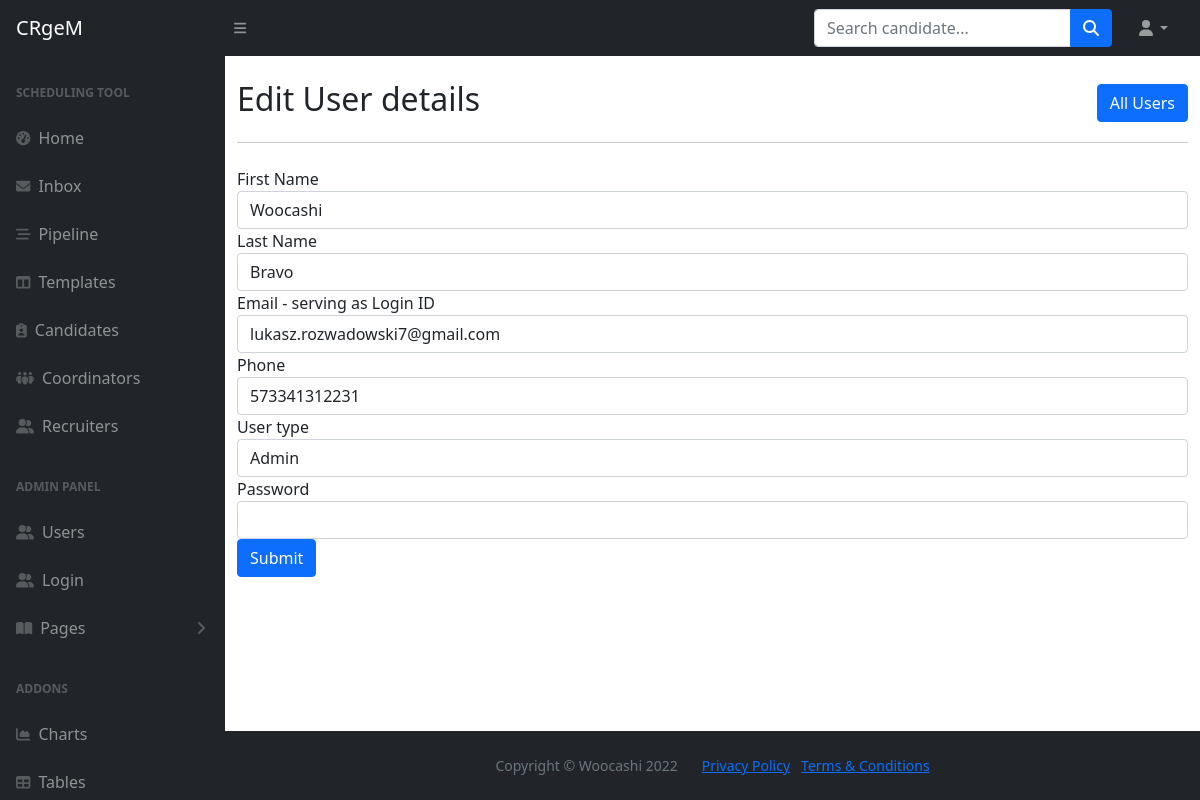
Before: /users/edit/1?form= with the older database file.
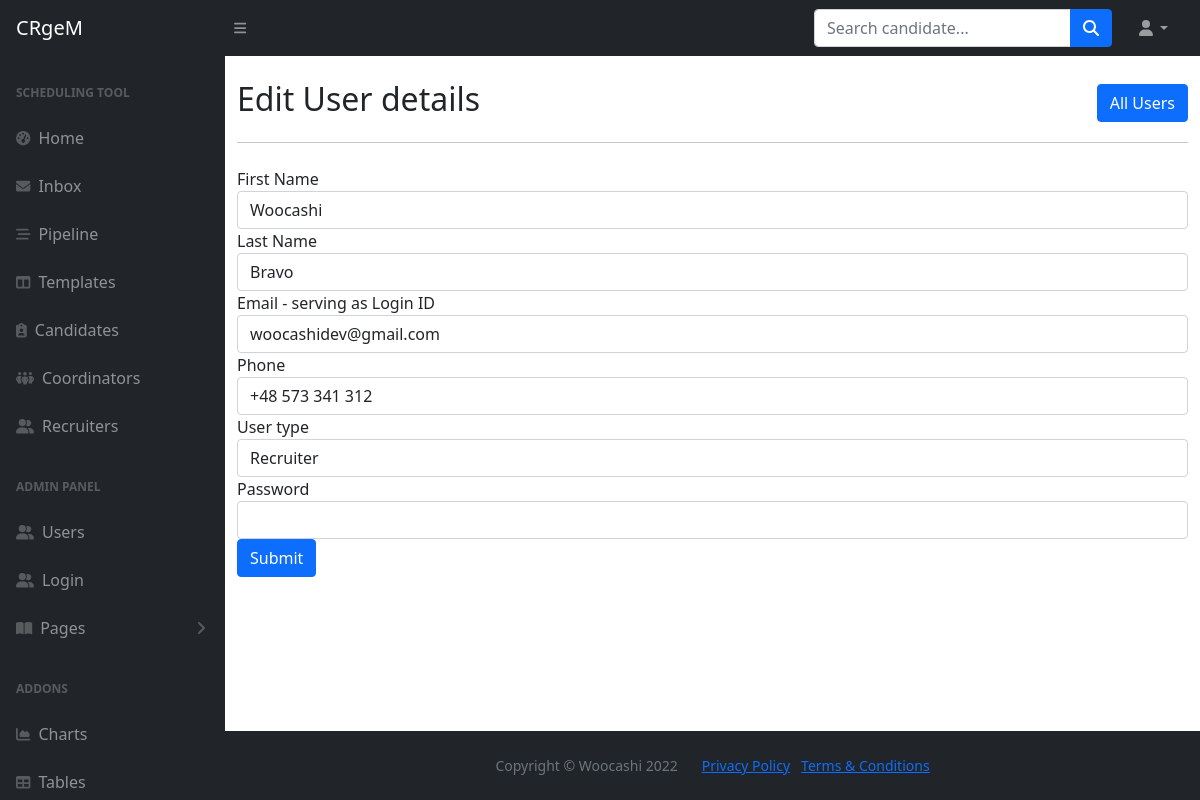
After: the same page with the newer database file.
### main.py (models this page shows)
class User(db.Model, UserMixin, Base):
    __tablename__="users"
    id = db.Column(db.Integer, primary_key=True)
    first_name = db.Column(db.String, nullable=False)
    last_name = db.Column(db.String, nullable=False)
    full_name = db.Column(db.String, nullable=False)
    email = db.Column(db.String, nullable=False, unique=True)
    phone = db.Column(db.String, nullable=False)
    type = db.Column(db.String, nullable=False)
    password = db.Column(db.String, nullable=False)
    interviews = relationship("Interview", back_populates="created_by")
    templates = relationship("Template", back_populates="created_by")
    candidates = relationship("Candidate", back_populates="created_by")
    tasks_sent = relationship("Task", primaryjoin="User.id==Task.sender_id", back_populates="from_user")
    tasks_received = relationship("Task", primaryjoin="User.id==Task.recipient_id", back_populates="to_user")

### main.py (the view, shortened to what this page needs)
@app.route('/users/edit/<int:user_id>', methods=["Post", "GET"])
def user_edit(user_id):
    user_to_edit = User.query.get(user_id)
    form = NewUserAdminForm(
        first_name=user_to_edit.first_name,
        last_name=user_to_edit.last_name,
        email=user_to_edit.email,
        phone=user_to_edit.phone,
        type=user_to_edit.type,
    )
    return render_template('user_edit.html', user_id=user_id, form=form)

### forms.py
class NewUserAdminForm(FlaskForm):
    first_name = StringField('First Name', validators=[DataRequired(message="First Name is required")])
    last_name = StringField('Last Name', validators=[DataRequired(message="Last Name is required")])
    email = StringField('Email - serving as Login ID', validators=[DataRequired(message="Email is required"), Email()])
    phone = StringField('Phone', validators=[DataRequired(message="Phone is required"), Length(min=10, message="Please make sure to add country code: eg. +48 573 341 312")])
    type = SelectField('User type', validators=[DataRequired(message="User type is required")], choices=['Recruiter', 'Coordinator', 'Admin'])
    password = PasswordField('Password', validators=[DataRequired(message="Password is required")])
    submit = SubmitField('Submit')

### templates/user_edit.html (shortened to what this page needs)
{% import "bootstrap/wtf.html" as wtf %}
{% include "header.html" %}
	<main>
		<div class="container mt-4">
			<div class="row d-flex align-items-center">
				<div class="col-lg-6">
					<h2>Edit User details</h2>
				</div>
				<div class="col-lg-6 d-flex justify-content-end">
					<a class="btn btn-primary" href="{{url_for('users')}}">All Users</a>
				</div>
			</div>
			<hr>
			<div class="mt-4">
				{{ wtf.quick_form(form, novalidate=True, button_map={"submit": "primary"}) }}
			</div>
		</div>
	</main>
{% include 'footer.html' %}

Changed rows visible on the page:
changed User "Woocashi": email "lukasz.rozwadowski7@gmail.com" → "woocashidev@gmail.com"; phone "573341312231" → "+48 573 341 312"; type "Admin" → "Recruiter"
